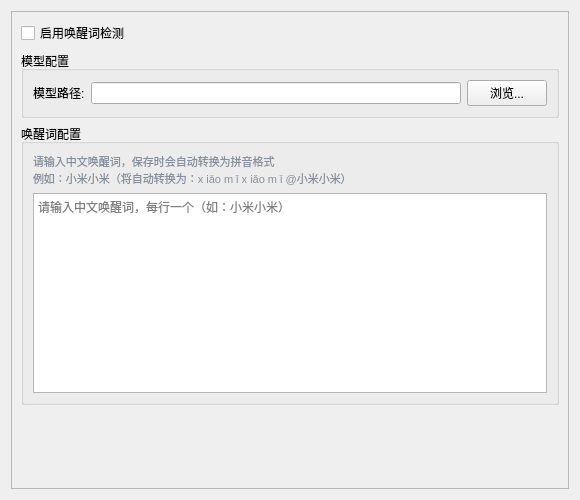
<?xml version="1.0" encoding="UTF-8"?>
<ui version="4.0">
 <class>WakeWordWidget</class>
 <widget class="QWidget" name="WakeWordWidget">
  <property name="geometry">
   <rect>
    <x>0</x>
    <y>0</y>
    <width>580</width>
    <height>500</height>
   </rect>
  </property>
  <property name="windowTitle">
   <string>唤醒词</string>
  </property>
  <layout class="QVBoxLayout" name="verticalLayout">
   <item>
    <widget class="QScrollArea" name="scrollArea">
     <property name="widgetResizable">
      <bool>true</bool>
     </property>
     <widget class="QWidget" name="scrollAreaWidgetContents">
      <property name="geometry">
       <rect>
        <x>0</x>
        <y>0</y>
        <width>578</width>
        <height>480</height>
       </rect>
      </property>
      <layout class="QVBoxLayout" name="contentLayout">
       <item>
        <widget class="QCheckBox" name="use_wake_word_check">
         <property name="text">
          <string>启用唤醒词检测</string>
         </property>
        </widget>
       </item>
       <item>
        <widget class="QGroupBox" name="model_group">
         <property name="title">
          <string>模型配置</string>
         </property>
         <layout class="QFormLayout" name="modelLayout">
          <item row="0" column="0">
           <widget class="QLabel" name="label_model_path">
            <property name="text">
             <string>模型路径:</string>
            </property>
           </widget>
          </item>
          <item row="0" column="1">
           <layout class="QHBoxLayout" name="model_path_layout">
            <item>
             <widget class="QLineEdit" name="model_path_edit"/>
            </item>
            <item>
             <widget class="QPushButton" name="model_path_btn">
              <property name="text">
               <string>浏览...</string>
              </property>
             </widget>
            </item>
           </layout>
          </item>
         </layout>
        </widget>
       </item>
       <item>
        <widget class="QGroupBox" name="keywords_group">
         <property name="title">
          <string>唤醒词配置</string>
         </property>
         <layout class="QVBoxLayout" name="keywords_layout">
          <item>
           <widget class="QLabel" name="keywords_help">
            <property name="text">
             <string>请输入中文唤醒词，保存时会自动转换为拼音格式
例如：小米小米（将自动转换为：x iǎo m ǐ x iǎo m ǐ @小米小米）</string>
            </property>
            <property name="styleSheet">
             <string>color: #86909c; font-size: 11px;</string>
            </property>
           </widget>
          </item>
          <item>
           <widget class="QTextEdit" name="wake_words_edit">
            <property name="minimumSize">
             <size>
              <width>0</width>
              <height>200</height>
             </size>
            </property>
            <property name="placeholderText">
             <string>请输入中文唤醒词，每行一个（如：小米小米）</string>
            </property>
           </widget>
          </item>
         </layout>
        </widget>
       </item>
       <item>
        <spacer name="verticalSpacer">
         <property name="orientation">
          <enum>Qt::Vertical</enum>
         </property>
         <property name="sizeHint" stdset="0">
          <size>
           <width>20</width>
           <height>40</height>
          </size>
         </property>
        </spacer>
       </item>
      </layout>
     </widget>
    </widget>
   </item>
  </layout>
 </widget>
 <resources/>
 <connections/>
</ui>
